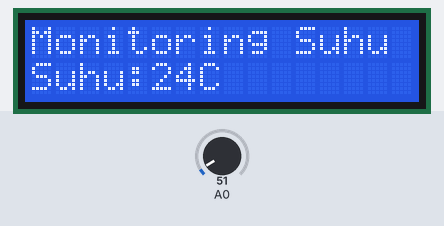
Bench run of a sketch on a simulated Arduino Uno, built with avr-gcc and run on an emulated ATmega328P. Shown: 16×2 character LCD. The test bench sets the inputs (shaded band); at power-on: A0 = 51. WiFi joins after 1.5 s; servers stay silent unless stated; what the sketch prints to the serial monitor is not drawn.

Above: at 5.0 s.
5.1 s: A0 set to 61
At 6.2 s:
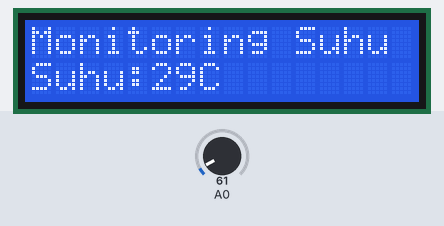
7.3 s: A0 set to 71
At 9.0 s:
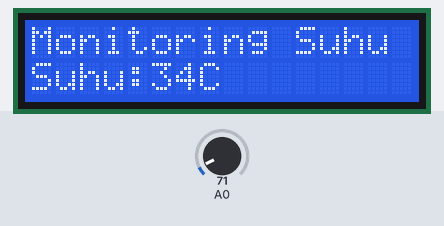
9.3 s: A0 set to 86
At 10.8 s:
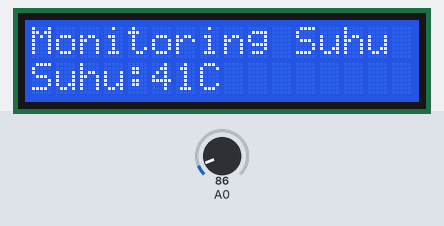
Timing chart, 0 to 12.3 s (numbered marks = the images above; inputs shaded):
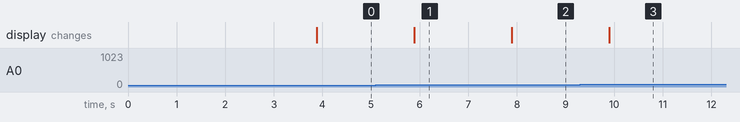

Measured:
- after the input at 5.1 s, the display: changes after 0.79 s (image 1)
- after the input at 7.3 s, the display: changes after 0.60 s (image 2)
- after the input at 9.3 s, the display: changes after 0.60 s (image 3)

The sketch:

sketch_jan23a.ino
```cpp
#define BLYNK_TEMPLATE_ID "TMPL6LvpIq22v"
#define BLYNK_TEMPLATE_NAME "Monitoring Suhu LM35"
#define BLYNK_AUTH_TOKEN "1KefExUtDJ2Nfbg3Yu6Jzktz5eP1hB8h"
#define BLYNK_PRINT Serial
#include <ESP8266_Lib.h>
#include <BlynkSimpleShieldEsp8266.h>

#include <SoftwareSerial.h>
SoftwareSerial EspSerial(8, 9); // RX, TX
ESP8266 wifi(&EspSerial);
#define ESP8266_BAUD 9600

#include <LiquidCrystal.h>
LiquidCrystal lcd(2,3,4,5,6,7);


char auth[] = BLYNK_AUTH_TOKEN;
// Sesuaikan dengan ssid dan password hotspot anda
// Sesuaikan dengan ssid dan password hotspot anda
char ssid[] = "vivoY22";
char pass[] = "abid777s";
int adc;
float mv;
int celcius;
//============================
void setup(){
  lcd.begin(16,2);
  lcd.print("Tes Koneksi WiFi");
  lcd.setCursor(0,1);
  lcd.print("Tunggu...");
  lcd.print(ssid);
  Serial.begin(9600);
  EspSerial.begin(9600);
  delay(10);
  Blynk.begin(auth, wifi, ssid, pass);
  lcd.print(" OK!");
  delay(2000);
  lcd.clear();
  lcd.print("Monitoring Suhu");
  lcd.setCursor(0,1);
  lcd.print("Suhu:");
}

void loop(){
  Blynk.run();
  sendData();
  delay(1000);
}

void sendData(){
  adc = analogRead(0);
  mv=(adc*4.88);
  celcius =mv/10;
  lcd.setCursor(5,1);
  lcd.print(celcius);
  lcd.print("C ");
  Serial.print("adc=");
  Serial.println(adc);
  Serial.print("mv=");
  Serial.println(mv);
  Serial.print("temp=");
  Serial.println(celcius);
  Serial.println();
  Blynk.virtualWrite(0, celcius);//virtual input V0 (suhu)
}
```
